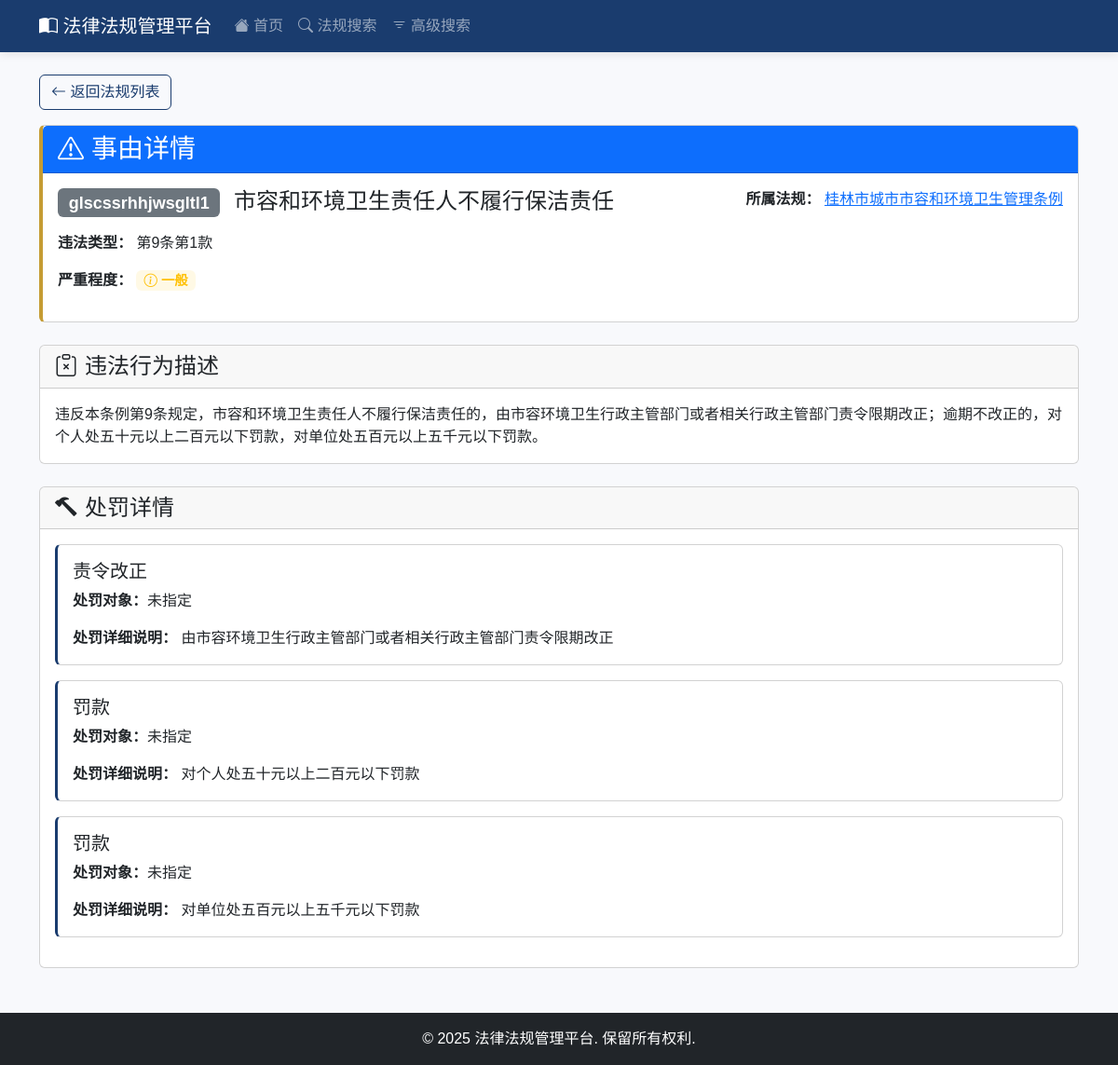
Screenshot of /causes/1 with the database file from the repository.
### models.py (models this page shows)
class LegalCause(db.Model):
    id = db.Column(db.Integer, primary_key=True)
    regulation_id = db.Column(db.Integer, db.ForeignKey('legal_regulation.id'), nullable=False)
    code = db.Column(db.String(100), nullable=False)  # 唯一编号
    description = db.Column(db.Text, nullable=False)  # 事由描述
    violation_type = db.Column(db.String(200))  # 违则
    violation_clause = db.Column(db.String(200))  # 违则条款
    behavior = db.Column(db.Text)  # 行为
    illegal_behavior = db.Column(db.Text)  # 违法行为
    severity = db.Column(db.String(20))  # 严重程度
    punishments = relationship('LegalPunishment', back_populates='cause', cascade='all, delete-orphan')
    regulation = relationship('LegalRegulation', back_populates='causes')

class LegalRegulation(db.Model):
    id = db.Column(db.Integer, primary_key=True)
    name = db.Column(db.String(200), nullable=False, unique=True)
    issued_by = db.Column(db.String(100))  # 发布部门（原source字段重命名）
    document_number = db.Column(db.String(100))  # 发布文号
    issued_date = db.Column(db.DateTime)  # 发布日期
    effective_date = db.Column(db.DateTime)  # 生效日期
    hierarchy_level = db.Column(db.String(50))  # 效力位阶
    industry_category = db.Column(db.String(100))  # 行业类别
    validity = db.Column(db.String(20), default='现行有效')  # 有效性：尚未生效、现行有效、已修改、已废止
    status = db.Column(db.String(20), default='active')  # 状态：active, archived
    structures = relationship('LegalStructure', back_populates='regulation', cascade='all, delete-orphan')
    causes = relationship('LegalCause', back_populates='regulation', cascade='all, delete-orphan')

class LegalPunishment(db.Model):
    id = db.Column(db.Integer, primary_key=True)
    cause_id = db.Column(db.Integer, db.ForeignKey('legal_cause.id'), nullable=False)
    circumstance = db.Column(db.String(200))  # 情形
    punishment_type = db.Column(db.String(100))  # 处罚类型
    progressive_punishment = db.Column(db.String(200))  # 递进处罚
    industry = db.Column(db.String(200))  # 行业
    subject_level = db.Column(db.String(100))  # 主体级别
    punishment_target = db.Column(db.String(100))  # 处罚对象
    punishment_details = db.Column(db.Text)  # 处罚明细
    additional_notes = db.Column(db.Text)  # 补充说明
    cause = relationship('LegalCause', back_populates='punishments')

### app.py (the view)
@app.route('/causes/<int:cause_id>')
def cause_detail(cause_id):
    cause = LegalCause.query.get_or_404(cause_id)
    punishments = LegalPunishment.query.filter_by(cause_id=cause_id).all()
    return render_template('causes/detail.html',
                           cause=cause,
                           punishments=punishments)

### templates/causes/detail.html (shortened to what this page needs)
<!DOCTYPE html>
<html lang="zh">
<head>
    <link href="https://cdn.jsdelivr.net/npm/bootstrap@5.3.0/dist/css/bootstrap.min.css" rel="stylesheet">
    <link rel="stylesheet" href="https://cdn.jsdelivr.net/npm/bootstrap-icons@1.11.0/font/bootstrap-icons.css">
</head>
<body>
    <nav class="navbar navbar-expand-lg navbar-dark">
        <div class="container">
            <a class="navbar-brand" href="/">
                <i class="bi bi-book-half"></i> 法律法规管理平台
            </a>
            <div class="collapse navbar-collapse" id="navbarNav">
                <ul class="navbar-nav">
                    <li class="nav-item">
                        <a class="nav-link" href="/">
                            <i class="bi bi-house-fill"></i> 首页
                        </a>
                    </li>
                    <li class="nav-item">
                        <a class="nav-link" href="/search/regulations">
                            <i class="bi bi-search"></i> 法规搜索
                        </a>
                    </li>
                    <li class="nav-item">
                        <a class="nav-link" href="/advanced_search">
                            <i class="bi bi-filter"></i> 高级搜索
                        </a>
                    </li>
                </ul>
            </div>
        </div>
    </nav>
    <div class="container mt-4">
        <div class="row">
            <div class="col-12">
                <a href="{{ url_for('search_regulations') }}" class="btn btn-back mb-3">
                    <i class="bi bi-arrow-left"></i> 返回法规列表
                </a>
            </div>
        </div>
        <div class="card cause-card">
            <div class="card-header bg-primary text-white">
                <h3 class="mb-0">
                    <i class="bi bi-exclamation-triangle me-2"></i>事由详情
                </h3>
            </div>
            <div class="card-body">
                <div class="row">
                    <div class="col-md-8">
                        <h4 class="mb-3">
                            <span class="badge bg-secondary me-2">{{ cause.code }}</span>
                            {{ cause.description }}
                        </h4>
                        <div class="mb-3">
                            <strong>违法类型：</strong>
                            {{ cause.violation_type or '未知' }}
                        </div>
                        <div class="mb-3">
                            <strong>严重程度：</strong>
                            {% if cause.severity == '严重' %}
                            <span class="badge severity-badge badge-light-danger">
                                <i class="bi bi-exclamation-octagon me-1"></i>严重
                            </span>
                            {% elif cause.severity == '轻微' %}
                            <span class="badge severity-badge badge-light-success">
                                <i class="bi bi-check-circle me-1"></i>轻微
                            </span>
                            {% else %}
                            <span class="badge severity-badge badge-light-warning">
                                <i class="bi bi-info-circle me-1"></i>一般
                            </span>
                            {% endif %}
                        </div>
                    </div>
                    <div class="col-md-4 text-md-end">
                        <div class="mb-2">
                            <strong>所属法规：</strong>
                            <a href="{{ url_for('regulation_detail', regulation_id=cause.regulation.id) }}" class="text-primary">
                                {{ cause.regulation.name }}
                            </a>
                        </div>
                    </div>
                </div>
            </div>
        </div>
        <div class="card mt-4">
            <div class="card-header">
                <h4 class="mb-0">
                    <i class="bi bi-clipboard-x me-2"></i>违法行为描述
                </h4>
            </div>
            <div class="card-body">
                {{ cause.illegal_behavior or '暂无详细描述' }}
            </div>
        </div>
        <div class="card mt-4">
            <div class="card-header">
                <h4 class="mb-0">
                    <i class="bi bi-hammer me-2"></i>处罚详情
                </h4>
            </div>
            <div class="card-body">
                {% for punishment in punishments %}
                <div class="card punishment-card mb-3">
                    <div class="card-body">
                        <div class="row">
                            <div class="col-md-8">
                                <h5 class="card-title">
                                    {{ punishment.punishment_type or '未知处罚' }}
                                </h5>
                                <p class="card-text">
                                    <strong>处罚对象：</strong>{{ punishment.subject_type or '未指定' }}
                                </p>
                            </div>
                            <div class="col-md-4 text-md-end">
                            </div>
                        </div>
                        {% if punishment.punishment_details %}
                        <div class="mt-3">
                            <strong>处罚详细说明：</strong>
                            {{ punishment.punishment_details }}
                        </div>
                        {% endif %}
                    </div>
                </div>
                {% else %}
                <div class="text-center text-muted">
                    <i class="bi bi-inbox"></i> 暂无处罚信息
                </div>
                {% endfor %}
            </div>
        </div>
    </div>
    <footer class="bg-dark text-white text-center py-3 mt-5">
        <div class="container">
            <p class="mb-0">&copy; 2025 法律法规管理平台. 保留所有权利.</p>
        </div>
    </footer>
</body>
</html>

### templates/causes/detail.html (style rules this page uses)
:root { --primary-color: #1a3c6e; --secondary-color: #f8f9fc; --accent-color: #c59c34; --dark-color: #2c3e50; --light-accent: #e9f0f7; }
body { font-family: 'Microsoft YaHei', '微软雅黑', Arial, sans-serif; background-color: var(--secondary-color); }
.navbar { background-color: var(--primary-color) !important; box-shadow: 0 2px 10px rgba(0, 0, 0, 0.1); }
.cause-card { border-left: 4px solid var(--accent-color); margin-bottom: 1.5rem; }
.punishment-card { border-left: 3px solid var(--primary-color); transition: all 0.3s ease; }
.btn-back { background-color: var(--secondary-color); border-color: var(--primary-color); color: var(--primary-color); }
.severity-badge { font-size: 0.9rem; padding: 0.25rem 0.5rem; }
.badge-light-warning { background-color: rgba(255, 193, 7, 0.1); color: #ffc107; }

### rows the page displays
LegalCause: code "glscssrhhjwsgltl1", description "市容和环境卫生责任人不履行保洁责任", violation_type "第9条第1款", illegal_behavior "违反本条例第9条规定，市容和环境卫生责任人不履行保洁责任的，由市容环境卫生行政主管部门或者相关行政主管部门责令限期改正；逾期不改正的，对个人处五十元以上二百元以下罚款，对单位处五百元以上五千元以下罚款。"
LegalRegulation: regulation.name "桂林市城市市容和环境卫生管理条例"
LegalPunishment: punishment_type "责令改正", subject_type "未指定", punishment_details "由市容环境卫生行政主管部门或者相关行政主管部门责令限期改正"
LegalPunishment: punishment_type "罚款", subject_type "未指定", punishment_details "对个人处五十元以上二百元以下罚款"
LegalPunishment: punishment_type "罚款", subject_type "未指定", punishment_details "对单位处五百元以上五千元以下罚款"
